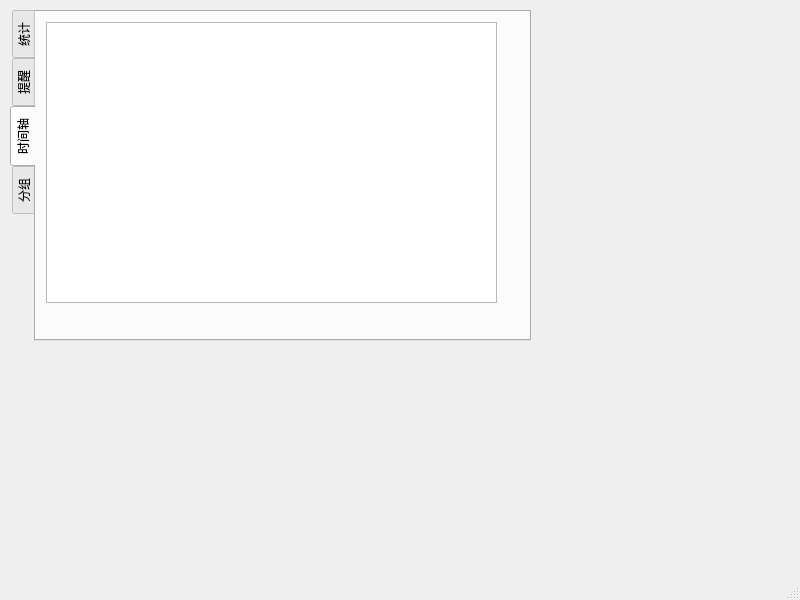
<?xml version="1.0" encoding="UTF-8"?>
<ui version="4.0">
 <class>MainWindow</class>
 <widget class="QMainWindow" name="MainWindow">
  <property name="geometry">
   <rect>
    <x>0</x>
    <y>0</y>
    <width>800</width>
    <height>600</height>
   </rect>
  </property>
  <property name="windowTitle">
   <string>MainWindow</string>
  </property>
  <widget class="QWidget" name="centralwidget">
   <widget class="QTabWidget" name="tabWidget">
    <property name="geometry">
     <rect>
      <x>10</x>
      <y>10</y>
      <width>521</width>
      <height>331</height>
     </rect>
    </property>
    <property name="tabPosition">
     <enum>QTabWidget::West</enum>
    </property>
    <property name="currentIndex">
     <number>2</number>
    </property>
    <widget class="QWidget" name="tab">
     <attribute name="title">
      <string>统计</string>
     </attribute>
    </widget>
    <widget class="QWidget" name="tab_2">
     <attribute name="title">
      <string>提醒</string>
     </attribute>
     <layout class="QGridLayout" name="gridLayout">
      <item row="5" column="0">
       <widget class="QPushButton" name="pushButton_reminder2">
        <property name="text">
         <string>Delete Reminder</string>
        </property>
       </widget>
      </item>
      <item row="1" column="0">
       <widget class="QLabel" name="label_2">
        <property name="text">
         <string>Reminders</string>
        </property>
       </widget>
      </item>
      <item row="2" column="0">
       <widget class="QTreeWidget" name="ReminderList">
        <property name="lineWidth">
         <number>1</number>
        </property>
        <property name="columnCount">
         <number>4</number>
        </property>
        <column>
         <property name="text">
          <string notr="true">1</string>
         </property>
        </column>
        <column>
         <property name="text">
          <string notr="true">2</string>
         </property>
        </column>
        <column>
         <property name="text">
          <string notr="true">3</string>
         </property>
        </column>
        <column>
         <property name="text">
          <string notr="true">4</string>
         </property>
        </column>
       </widget>
      </item>
      <item row="4" column="0">
       <widget class="QPushButton" name="pushButton_reminder1">
        <property name="text">
         <string>Add Reminder</string>
        </property>
       </widget>
      </item>
      <item row="3" column="0">
       <widget class="QPushButton" name="pushButton_reminder3">
        <property name="text">
         <string>刷新</string>
        </property>
       </widget>
      </item>
     </layout>
    </widget>
    <widget class="QWidget" name="tab_3">
     <attribute name="title">
      <string>时间轴</string>
     </attribute>
     <widget class="QGraphicsView" name="graphicsView">
      <property name="geometry">
       <rect>
        <x>10</x>
        <y>10</y>
        <width>451</width>
        <height>281</height>
       </rect>
      </property>
     </widget>
    </widget>
    <widget class="QWidget" name="tab_4">
     <attribute name="title">
      <string>分组</string>
     </attribute>
     <layout class="QGridLayout" name="gridLayout">
      <item row="3" column="0">
       <widget class="QPushButton" name="pushButton">
        <property name="text">
         <string>Add Category</string>
        </property>
       </widget>
      </item>
      <item row="1" column="0">
       <widget class="QLabel" name="label">
        <property name="text">
         <string>Categories</string>
        </property>
       </widget>
      </item>
      <item row="4" column="0">
       <widget class="QPushButton" name="pushButton_2">
        <property name="text">
         <string>Delete Category</string>
        </property>
       </widget>
      </item>
      <item row="2" column="0">
       <widget class="QTreeWidget" name="CategoryList">
        <column>
         <property name="text">
          <string notr="true">1</string>
         </property>
        </column>
       </widget>
      </item>
     </layout>
    </widget>
   </widget>
  </widget>
  <widget class="QMenuBar" name="menubar">
   <property name="geometry">
    <rect>
     <x>0</x>
     <y>0</y>
     <width>800</width>
     <height>19</height>
    </rect>
   </property>
  </widget>
  <widget class="QStatusBar" name="statusbar"/>
 </widget>
 <resources/>
 <connections/>
</ui>
